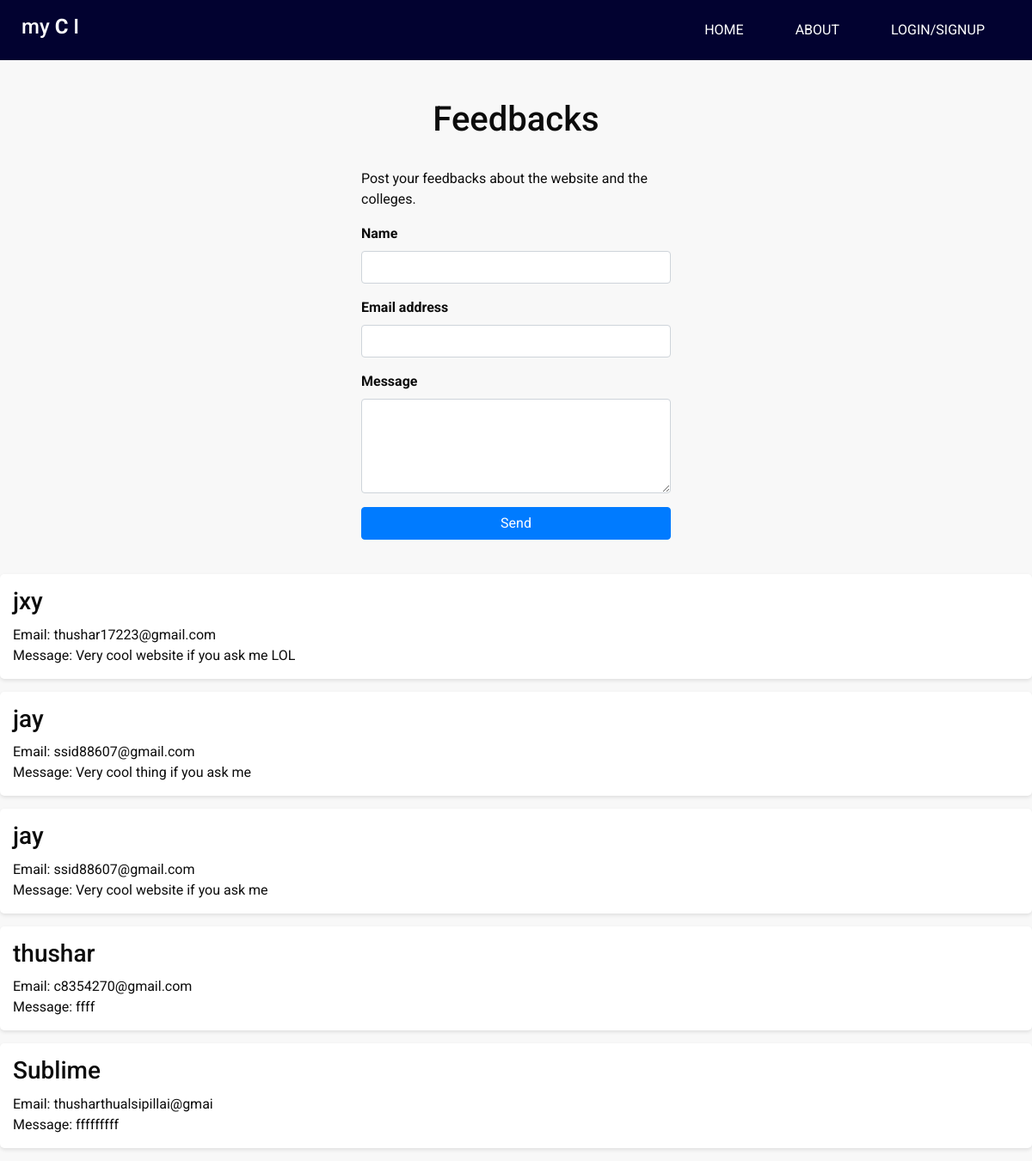
Page /pages/feedback-form.php on the committed database.
### tables this page shows
CREATE TABLE IF NOT EXISTS `feedbacks` (
  `id` int NOT NULL AUTO_INCREMENT,
  `name` varchar(20) NOT NULL,
  `email` varchar(25) NOT NULL,
  `message` varchar(100) NOT NULL,
  PRIMARY KEY (`id`)
);

### pages/feedback-form.php (the view, shortened to what this page needs)
<!DOCTYPE html>
<html>
<head>
  <link rel="stylesheet" type="text/css" href="../css/bootstrap.css" />
  <link href="../css/font-awesome.min.css" rel="stylesheet" />
  <link href="../css/style.css" rel="stylesheet" />
  <link href="../css/responsive.css" rel="stylesheet" />
</head>
<body class="sub_page">
  <div class="hero_area">
    <header class="header_section">
      <div class="container-fluid">
        <nav class="navbar navbar-expand-lg custom_nav-container ">
          <a class="navbar-brand" href="home.php">
            <h4 style="font-size: x-large; cursor: pointer; color: white;">
              my
              <span style="font-size: x-large;">c</span>
              I
            </h4>
          </a>
          <div class="collapse navbar-collapse" id="navbarSupportedContent">
            <ul class="navbar-nav  ml-auto">
              <li class="nav-item ">
                <a class="nav-link" href="home.php">Home <span class="sr-only">(current)</span></a>
              </li>
              <li class="nav-item active">
                <a class="nav-link" href="about.php"> About</a>
              </li>
              <li class="nav-item dropdown">
              <a class="nav-link dropdown-toggle" href="#" id="navbarDropdown" role="button" data-toggle="dropdown" aria-haspopup="true" aria-expanded="false">
                    Login/SignUp </a>
              </li>
            </ul>
          </div>
        </nav>
      </div>
    </header>
  </div>
<?php
    include('../backend-php/feedback.php');
    ?>
  <div class="container">
        <div class="custom-form">
            <h1 style="text-align: center; padding: 25px;">Feedbacks</h1>
            <p>Post your feedbacks about the website and the colleges.</p>
            <form method="post" action="../backend-php/feedback.php">
                <div class="form-group">
                    <label for="form4Example1">Name</label>
                    <input type="text" id="form4Example1" class="form-control" name="name"/>
                </div>
                <div class="form-group">
                    <label for="form4Example2">Email address</label>
                    <input type="email" id="form4Example2" class="form-control" name="email"/>
                </div>
                <div class="form-group">
                    <label for="form4Example3">Message</label>
                    <textarea class="form-control" id="form4Example3" rows="4" name="message"></textarea>
                </div>
                <button type="submit" class="btn btn-primary btn-block">Send</button>
            </form>
        </div>
    </div>
    <?php
        $sql = "SELECT * FROM feedbacks";
        $result = $conn->query($sql);
        if ($result->num_rows > 0) {
            echo '<div class="feedback-list">';
        }
        while ($row = $result->fetch_assoc()) {
            echo '<div class="feedback-card">';
            echo '<h3>' . $row["name"] . '</h3>';
            echo '<p>Email: ' . $row["email"] . '</p>';
            echo '<p>Message: ' . $row["message"] . '</p>';
            echo '</div>';
        }
        echo '</div>';
    ?>
</body>
</html>

### css/style.css (style rules this page uses)
body { font-family: "Roboto", sans-serif; color: #0c0c0c; background-color: #f8f8f8; overflow-x: hidden; }
a, a:hover, a:focus { text-decoration: none; }
.btn, .btn:focus { outline: none !important; -webkit-box-shadow: none; box-shadow: none; }
.hero_area { position: relative; background-color: #020230; min-height: 100vh; display: -webkit-box; display: -ms-flexbox; display: flex; -webkit-box-orient: vertical; -webkit-box-direction: normal; -ms-flex-direction: column; flex-direction: column; }
.sub_page .hero_area { min-height: auto; }
.header_section .container-fluid { padding-right: 25px; padding-left: 25px; }
.navbar-brand span { font-weight: bold; color: #ffffff; font-size: 24px; text-transform: uppercase; }
.custom_nav-container { padding: 10px 0; }
.custom_nav-container .navbar-nav .nav-item .nav-link { padding: 3px 15px; margin: 10px 15px; color: #ffffff; text-align: center; text-transform: uppercase; }

### css/responsive.css (style rules this page uses)
@media (min-width: 1200px) { .container { max-width: 1170px; } }

### pages/feedback-form.php (style rules this page uses)
.nav-item.dropdown { position: relative; }
.nav-link.dropdown-toggle::after { display: none; }
.custom-form { max-width: 400px; margin: 0 auto; padding: 20px; }
.custom-form label { font-weight: bold; }
.feedback-list { margin-top: 20px; }
.feedback-card { background-color: #fff; border-radius: 5px; padding: 15px; margin-bottom: 15px; box-shadow: 0 2px 4px rgba(0, 0, 0, 0.1); }
.feedback-card h3 { margin-top: 0; margin-bottom: 10px; }
.feedback-card p { margin: 0; }

### rows in the picture
feedbacks: name "jxy", email "thushar17223@gmail.com", message "Very cool website if you ask me LOL"
feedbacks: name "jay", email "ssid88607@gmail.com", message "Very cool thing if you ask me"
feedbacks: name "jay", email "ssid88607@gmail.com", message "Very cool website if you ask me"
feedbacks: name "thushar", email "c8354270@gmail.com", message "ffff"
feedbacks: name "Sublime", email "thusharthualsipillai@gmai", message "fffffffff"
